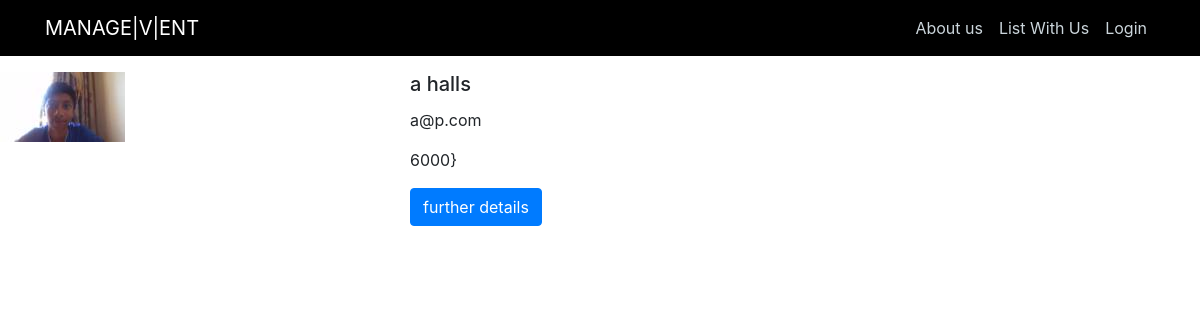
Page /catd on the earlier database version.
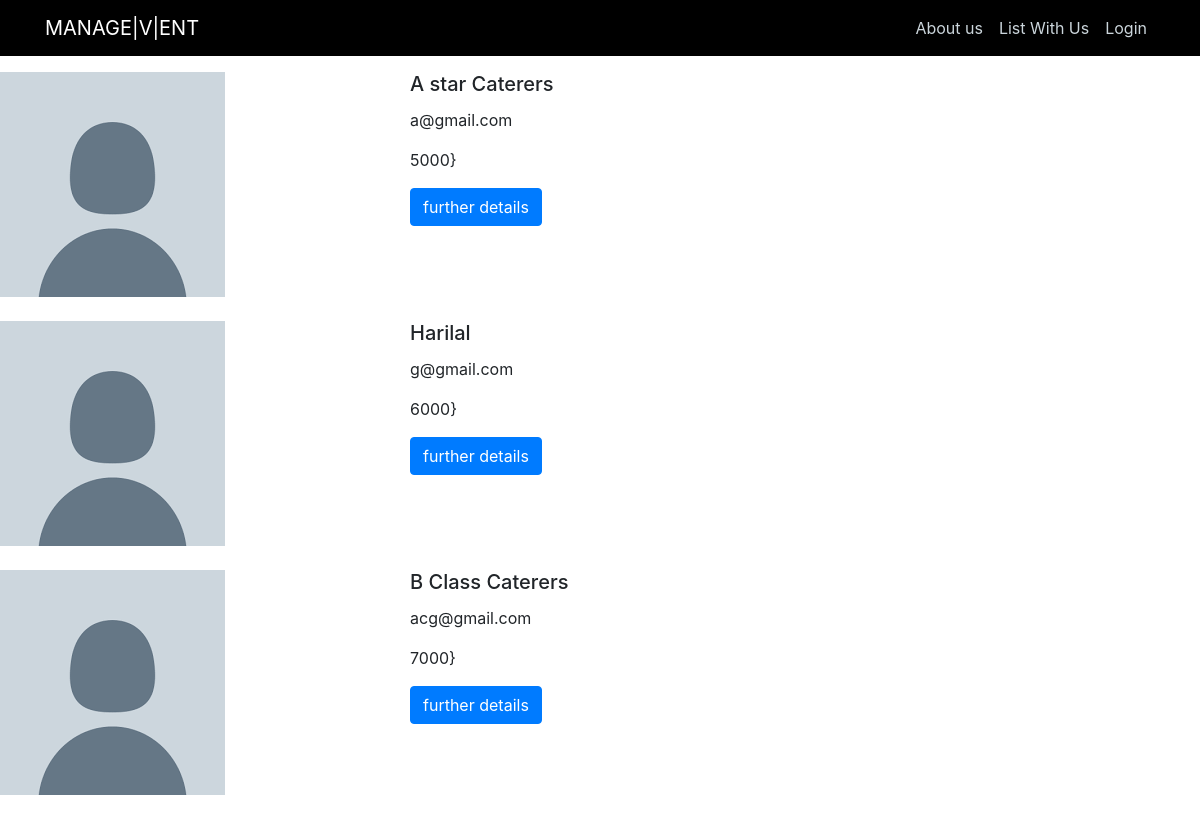
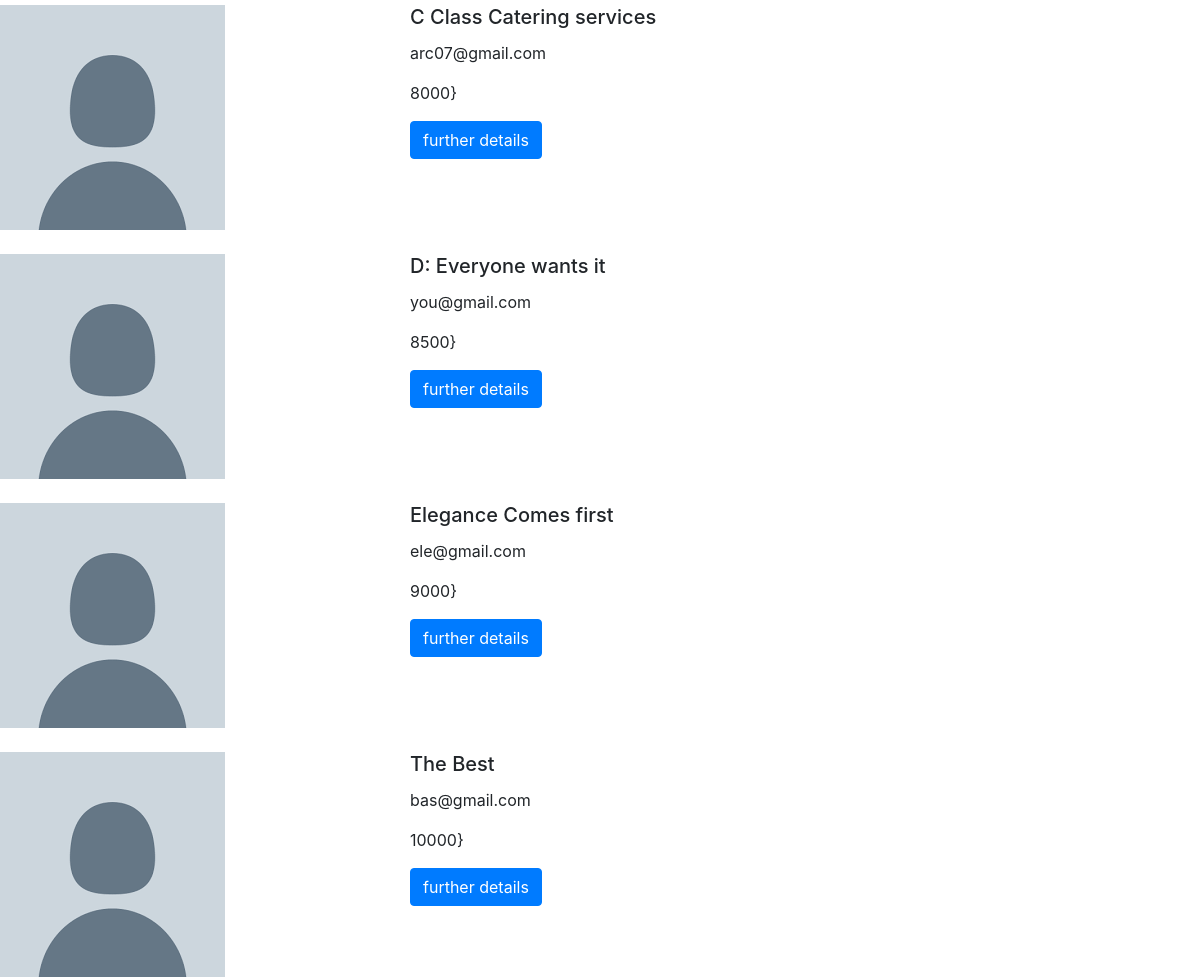
Same page on the later database version (2 pictures, top to bottom).
### models.py (models this page shows, shortened)
class Org(db.Model,UserMixin):
	__tablename__ = "org"
	id = db.Column(db.Integer, primary_key=True)
	name = db.Column(db.String(20), unique=True, nullable=False)
	email = db.Column(db.String(120), unique=True, nullable=False)
	password = db.Column(db.String(60), nullable=False)
	occasion = db.Column(db.String(120))
	location = db.Column(db.String(120))
	price = db.Column(db.Integer,nullable=False)
	address = db.Column(db.String(120))
	contact = db.Column(db.Integer, unique=True,nullable=False)
	requirement=db.Column(db.String(80),nullable=False)
	image_file=db.Column(db.String(20),nullable=False,default='default.jpg')
	details = db.Column(db.String(1000))
	accomodation= db.Column(db.String(120))
	special= db.Column(db.String(120))

### main.py (the view)
@app.route("/catd")
def catd():
    org = Org.query.filter_by(requirement='c').all()
    return render_template('flashCaterer.html', org=org)

### templates/flashCaterer.html
{% extends "layout.html" %}
{% block content %}
<br>
<br>
    {% for org in org %}
<br>
              <div class="row">
                <div class="col-lg-4">
                  <img class="w3-round" src="{{ url_for('static', filename='profile_pics/' + org.image_file) }}">
                </div>
                <div class="col-lg-8">
                  <h5 class="card-title">{{org.name}}</h5>
                  <p class="card-text">{{org.email}}</p>
                  <p class="card-text">{{org.price}}}</p>
                  <a href="{{ url_for('org', org_id=org.id) }}"  class="btn btn-primary">further details</a>
                </div>
              </div>
          {% endfor %}
{% endblock content %}

### templates/layout.html (shortened to what this page needs)
<!DOCTYPE html>
<html>
<head>
    <link rel="stylesheet" href="https://maxcdn.bootstrapcdn.com/bootstrap/4.0.0/css/bootstrap.min.css">
    <link rel="stylesheet" type="text/css" href="{{ url_for('static', filename='main.css') }}">
</head>
<body class="bg">
    <header class="site-header">
      <nav class="navbar navbar-expand-md navbar-dark bg-steel fixed-top">
        <div class="container">
          <a class="navbar-brand mr-4" href="/home">MANAGE|V|ENT</a>
            <div class="navbar-nav">
              {% if current_user.is_authenticated %}
                 <a class="nav-item nav-link" href="{{ url_for('about') }}">About us</a>
                <a class="nav-item nav-link" href="{{ url_for('account') }}">Account</a>
                <a class="nav-item nav-link" href="{{ url_for('logout') }}">Logout</a>
             {% else %}
                 <a class="nav-item nav-link" href="{{ url_for('about') }}">About us</a>
                <a class="nav-item nav-link" href="{{ url_for('register') }}">List With Us</a>
               <a class="nav-item nav-link" href="{{ url_for('login') }}"> Login</a>
             {% endif %}
            </div>
        </div>
      </nav>
    </header>
   <body>
     {% block content %} {% endblock %}
   </body>
</html>

### static/main.css (style rules this page uses)
.site-header .navbar-nav .nav-link { color: #cbd5db; }
.bg-steel { background-color: #5f788a; }

### templates/layout.html (style rules this page uses)
.bg-steel { background-color: black; }
.bg { background-color: white; background-size:cover; }

Differences in the rows shown:
removed Org: image_file (picture), name "a halls", email "a@p.com", price "6000"
added Org: image_file (placeholder picture), name "A star Caterers", email "a@gmail.com", price "5000"
added Org: image_file (placeholder picture), name "Harilal", email "g@gmail.com", price "6000"
added Org: image_file (placeholder picture), name "B Class Caterers", email "acg@gmail.com", price "7000"
added Org: image_file (placeholder picture), name "C Class Catering services", email "arc07@gmail.com", price "8000"
added Org: image_file (placeholder picture), name "D: Everyone wants it", email "you@gmail.com", price "8500"
added Org: image_file (placeholder picture), name "Elegance Comes first", email "ele@gmail.com", price "9000"
added Org: image_file (placeholder picture), name "The Best", email "bas@gmail.com", price "10000"
